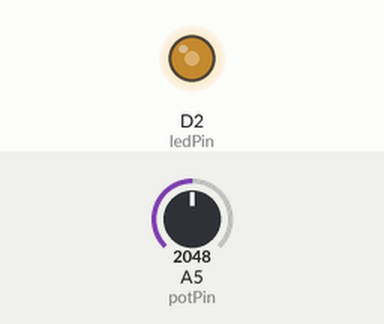
Recording of a sketch running on a simulated Particle Photon. On the bench: output pins drawn as LEDs (lit = HIGH). The inputs (shaded band) are chosen by the test bench; at power-on: A5 (potPin) = 2048.

Above: at 1.2 s.
1.3 s: A5 (potPin) set to 2866
At 1.6 s:
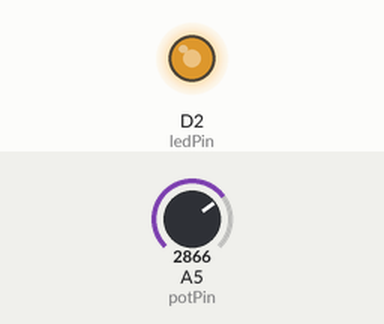
2.8 s: A5 (potPin) set to 3603
At 4.0 s:
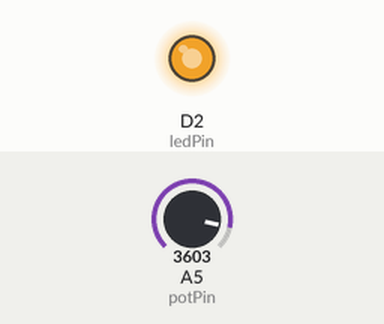
4.3 s: A5 (potPin) set to 491
At 5.3 s:
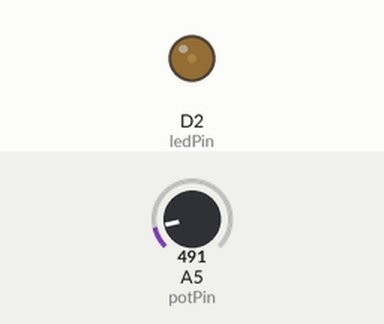
5.8 s: A5 (potPin) set to 0
At 6.5 s:
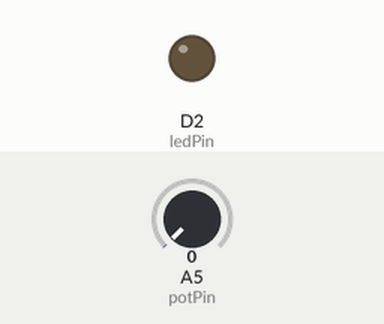
7.3 s: A5 (potPin) set to 2047
At 7.7 s:
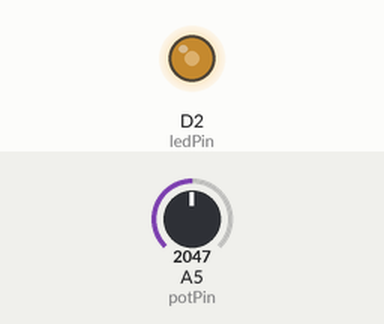
Timing chart, 0 to 9.8 s (numbered marks = the images above; inputs shaded):
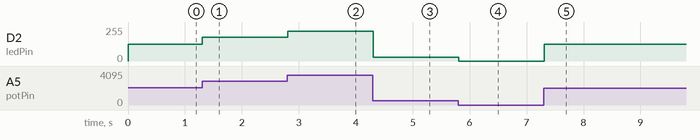

Measured:
- after the input at 1.3 s, D2 (ledPin): 127/255 → 178/255 at once
- after the input at 2.8 s, D2 (ledPin): 178/255 → 224/255 at once
- after the input at 4.3 s, D2 (ledPin): 224/255 → 30/255 at once
- after the input at 5.8 s, D2 (ledPin): 30/255 → 0/255 at once
- after the input at 7.3 s, D2 (ledPin): 0/255 → 127/255 at once

The sketch:

LED.ino
```cpp
// Define a pin we'll place an LED on
int ledPin = D2;

// Our button wired to D0
int buttonPin = D3;

// Define a pin that we'll place the pot on
int potPin = A5;

// Create a variable to hold the pot reading
int potReading = 0;

// Create a variable to store the LED brightness.
int ledBrightness = 0;

void setup()
{
  // Set up the LED for output
  pinMode(ledPin, OUTPUT);

  // For input, we define the
  // pushbutton as an input-pullup
  // this uses an internal pullup resistor
  // to manage consistent reads from the device

  pinMode( buttonPin , INPUT_PULLUP); // sets pin as input
  // Create a cloud variable of type integer
  // called 'light' mapped to photoCellReading
  Particle.variable("pot", &potReading, INT);
}

void loop()
{
  // Use analogRead to read the potentiometer reading
  // This gives us a value from 0 to 4095
  potReading = analogRead(potPin);

  // Map this value into the PWM range (0-255)
  // and store as the led brightness
  ledBrightness = map(potReading, 0, 4095, 0, 255);

  // fade the LED to the desired brightness
  analogWrite(ledPin, ledBrightness);

  // wait 1/10th of a second and then loop
  delay(100);

}
```
